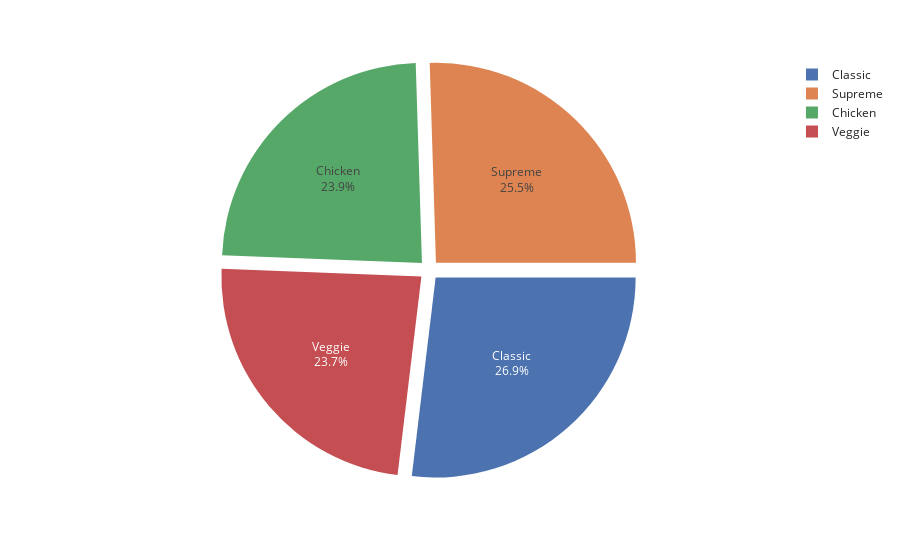

Notebook code cell kept with this figure:
### Code cell
#This code chunk will tell the total sales by pizza categories 
grouped = pizza.groupby('category').sum().reset_index()
grouped = grouped.sort_values('price', ascending=False).reset_index()

grouped.drop('index', axis=1, inplace=True)
grouped = grouped.head(15)
fig = px.pie(grouped, values="price", names="category",template="seaborn")

fig.update_traces(rotation=90, pull=0.05, textinfo="percent+label")
fig.show()

### Figure 1 — Plotly figure (JSON) as saved in the notebook; plotly's stock layout.template omitted (floating-point values rounded to 4 significant figures)
{"data": [{"domain": {"x": [0, 1], "y": [0, 1]}, "hovertemplate": "category=%{label}<br>price=%{value}<extra></extra>", "labels": ["Classic", "Supreme", "Chicken", "Veggie"], "legendgroup": "", "name": "", "pull": 0.05, "rotation": 90, "showlegend": true, "textinfo": "percent+label", "type": "pie", "values": [215700.0, 204500.0, 191500.0, 190200.0]}], "layout": {"legend": {"tracegroupgap": 0}, "margin": {"t": 60}}}
